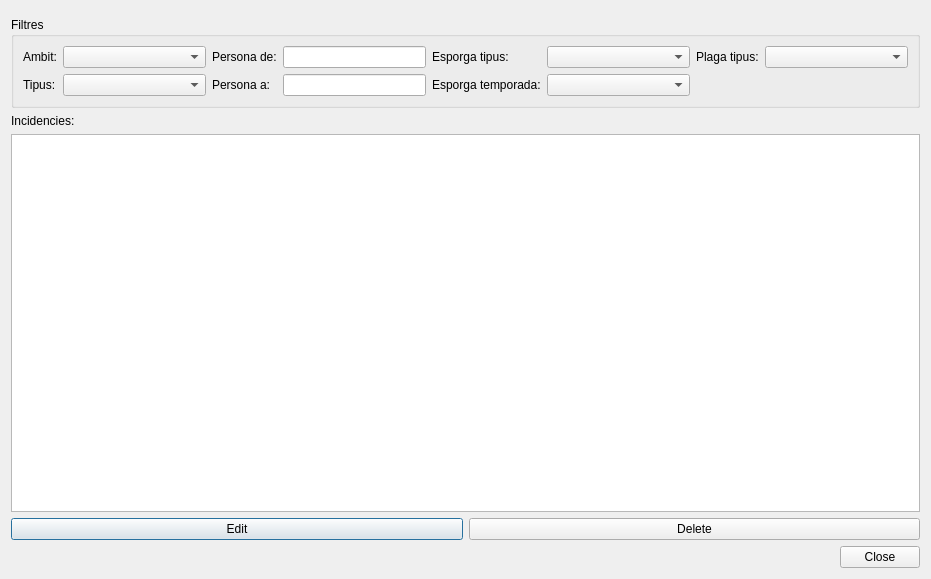
<?xml version="1.0" encoding="UTF-8"?>
<ui version="4.0">
 <class>Dialog</class>
 <widget class="QDialog" name="Dialog">
  <property name="geometry">
   <rect>
    <x>0</x>
    <y>0</y>
    <width>931</width>
    <height>579</height>
   </rect>
  </property>
  <property name="windowTitle">
   <string>CTBB Treballs Jardineria - Gestionar Incidencies</string>
  </property>
  <layout class="QVBoxLayout" name="verticalLayout">
   <item>
    <widget class="QgsMessageBar" name="messageBar">
     <property name="frameShape">
      <enum>QFrame::StyledPanel</enum>
     </property>
     <property name="frameShadow">
      <enum>QFrame::Raised</enum>
     </property>
    </widget>
   </item>
   <item>
    <widget class="QGroupBox" name="groupBox">
     <property name="title">
      <string>Filtres</string>
     </property>
     <layout class="QGridLayout" name="gridLayout">
      <item row="0" column="5">
       <widget class="QLabel" name="label_5">
        <property name="text">
         <string>Esporga tipus:</string>
        </property>
       </widget>
      </item>
      <item row="0" column="3">
       <widget class="QLabel" name="label">
        <property name="text">
         <string>Persona de:</string>
        </property>
       </widget>
      </item>
      <item row="0" column="0">
       <widget class="QLabel" name="label_3">
        <property name="text">
         <string>Ambit:</string>
        </property>
       </widget>
      </item>
      <item row="0" column="4">
       <widget class="QLineEdit" name="filter_persona_de">
        <property name="maximumSize">
         <size>
          <width>16777215</width>
          <height>16777215</height>
         </size>
        </property>
       </widget>
      </item>
      <item row="0" column="6">
       <widget class="QComboBox" name="filter_esporga_tipus">
        <property name="sizePolicy">
         <sizepolicy hsizetype="Expanding" vsizetype="Fixed">
          <horstretch>0</horstretch>
          <verstretch>0</verstretch>
         </sizepolicy>
        </property>
       </widget>
      </item>
      <item row="1" column="3">
       <widget class="QLabel" name="label_2">
        <property name="text">
         <string>Persona a:</string>
        </property>
       </widget>
      </item>
      <item row="1" column="6">
       <widget class="QComboBox" name="filter_esporga_temporada">
        <property name="sizePolicy">
         <sizepolicy hsizetype="Expanding" vsizetype="Fixed">
          <horstretch>0</horstretch>
          <verstretch>0</verstretch>
         </sizepolicy>
        </property>
       </widget>
      </item>
      <item row="1" column="0">
       <widget class="QLabel" name="label_4">
        <property name="text">
         <string>Tipus:</string>
        </property>
       </widget>
      </item>
      <item row="0" column="8">
       <widget class="QComboBox" name="filter_plaga_tipus">
        <property name="sizePolicy">
         <sizepolicy hsizetype="Expanding" vsizetype="Fixed">
          <horstretch>0</horstretch>
          <verstretch>0</verstretch>
         </sizepolicy>
        </property>
       </widget>
      </item>
      <item row="1" column="4">
       <widget class="QLineEdit" name="filter_persona_a">
        <property name="maximumSize">
         <size>
          <width>16777215</width>
          <height>16777215</height>
         </size>
        </property>
       </widget>
      </item>
      <item row="1" column="5">
       <widget class="QLabel" name="label_6">
        <property name="text">
         <string>Esporga temporada:</string>
        </property>
       </widget>
      </item>
      <item row="0" column="7">
       <widget class="QLabel" name="label_7">
        <property name="text">
         <string>Plaga tipus:</string>
        </property>
       </widget>
      </item>
      <item row="0" column="1">
       <widget class="QComboBox" name="filter_ambit">
        <property name="sizePolicy">
         <sizepolicy hsizetype="Expanding" vsizetype="Fixed">
          <horstretch>0</horstretch>
          <verstretch>0</verstretch>
         </sizepolicy>
        </property>
       </widget>
      </item>
      <item row="1" column="1">
       <widget class="QComboBox" name="filter_tipus">
        <property name="sizePolicy">
         <sizepolicy hsizetype="Expanding" vsizetype="Fixed">
          <horstretch>0</horstretch>
          <verstretch>0</verstretch>
         </sizepolicy>
        </property>
       </widget>
      </item>
     </layout>
    </widget>
   </item>
   <item>
    <widget class="QLabel" name="label_31">
     <property name="text">
      <string>Incidencies:</string>
     </property>
    </widget>
   </item>
   <item>
    <widget class="QTableView" name="tbl_main">
     <property name="alternatingRowColors">
      <bool>true</bool>
     </property>
     <property name="selectionMode">
      <enum>QAbstractItemView::SingleSelection</enum>
     </property>
     <property name="selectionBehavior">
      <enum>QAbstractItemView::SelectRows</enum>
     </property>
     <property name="sortingEnabled">
      <bool>true</bool>
     </property>
    </widget>
   </item>
   <item>
    <layout class="QHBoxLayout" name="horizontalLayout">
     <item>
      <widget class="QPushButton" name="editBtn">
       <property name="text">
        <string>Edit</string>
       </property>
      </widget>
     </item>
     <item>
      <widget class="QPushButton" name="deleteBtn">
       <property name="text">
        <string>Delete</string>
       </property>
      </widget>
     </item>
    </layout>
   </item>
   <item>
    <widget class="QDialogButtonBox" name="buttonBox">
     <property name="orientation">
      <enum>Qt::Horizontal</enum>
     </property>
     <property name="standardButtons">
      <set>QDialogButtonBox::Close</set>
     </property>
    </widget>
   </item>
  </layout>
 </widget>
 <customwidgets>
  <customwidget>
   <class>QgsMessageBar</class>
   <extends>QFrame</extends>
   <header>qgis.gui</header>
   <container>1</container>
  </customwidget>
 </customwidgets>
 <resources/>
 <connections>
  <connection>
   <sender>buttonBox</sender>
   <signal>accepted()</signal>
   <receiver>Dialog</receiver>
   <slot>accept()</slot>
   <hints>
    <hint type="sourcelabel">
     <x>248</x>
     <y>254</y>
    </hint>
    <hint type="destinationlabel">
     <x>157</x>
     <y>274</y>
    </hint>
   </hints>
  </connection>
  <connection>
   <sender>buttonBox</sender>
   <signal>rejected()</signal>
   <receiver>Dialog</receiver>
   <slot>reject()</slot>
   <hints>
    <hint type="sourcelabel">
     <x>316</x>
     <y>260</y>
    </hint>
    <hint type="destinationlabel">
     <x>286</x>
     <y>274</y>
    </hint>
   </hints>
  </connection>
 </connections>
</ui>
